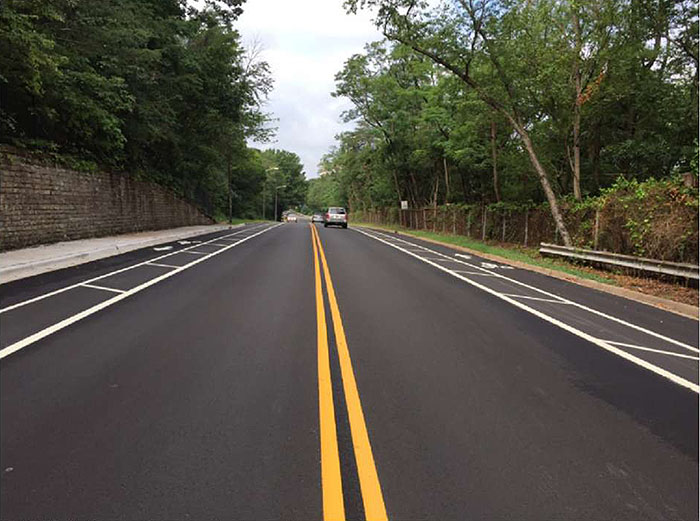
#> input picture road2.jpg, 700 x 521 px
$ jupyter execute --allow-errors file.ipynb
#> lines starting #> are read from the running program, lines starting #| are printed output that depends on the picture
[cell 1]
import numpy as np
from PIL import Image
import matplotlib.pyplot as plt
import cv2

[cell 2]
#loading the image and dispalying it
image = Image.open('road2.jpg')
#> image is the input picture: PIL image 700x521 RGB; mean R, G, B 87.6, 84, 72.9
image = image.convert('RGB')
plt.imshow(image)
plt.title("Original Image")
plt.show()

[cell 3]
#converting the image into a np.array
image_resized = image.resize((image.width // 3, image.height // 3))  # Reduce size by a factor of 4
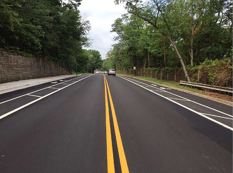
#> image_resized: PIL image 233x173 RGB; mean R, G, B 87.5, 84, 72.8
image_bgr = cv2.cvtColor(np.array(image_resized), cv2.COLOR_RGB2BGR)
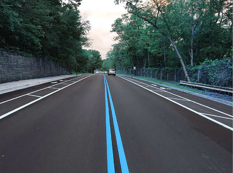
#> image_bgr: shape (173, 233, 3); mean R, G, B 72.8, 84, 87.5
sharpening_kernel = np.array([[0, -1, 0],
                               [-1, 5, -1],
                               [0, -1, 0]])
sharpened_image_bgr = cv2.filter2D(image_bgr, -1, sharpening_kernel)
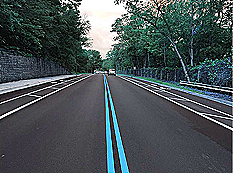
#> sharpened_image_bgr: shape (173, 233, 3); mean R, G, B 73.5, 83.4, 86.2
sharpened_image_rgb = cv2.cvtColor(sharpened_image_bgr, cv2.COLOR_BGR2RGB)
image_np = np.array(sharpened_image_rgb)
image_np.shape
#> Out = (173, 233, 3)

[cell 4]
plt.imshow(image_np)

[cell 5]
#reshaping for further use
pixels = image_np.reshape(-1,3)
pixels.shape
#> Out = (40309, 3)

[cell 6]
from scipy.cluster.hierarchy import linkage, dendrogram, fcluster
#> (the rest of this cell did not finish here and is left out)

[cell 7]
# Define the number of clusters
num_clusters = 6  # Adjust based on the image complexity

# Assign each pixel to a cluster
#> (the rest of this cell did not finish here and is left out)

[cell 8]
# Map each cluster to a random color
segmented_image = np.zeros_like(image_np)
#> (the rest of this cell did not finish here and is left out)

[cell 9]
from skimage.feature import canny
from skimage.color import rgb2gray

# Convert segmented image to grayscale
gray_segmented = rgb2gray(segmented_image)
#> segmented_image: shape (173, 233, 3); every value is 0

# Apply edge detection
edges = canny(gray_segmented, sigma=1.4)
#> gray_segmented: shape (173, 233) float64; every value is 0

# Display edges
plt.imshow(edges, cmap='gray')
plt.title("Edge Detection for Lanes")
plt.axis('off')
plt.show()
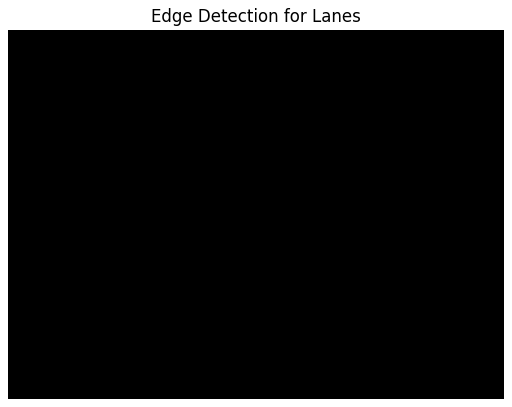
#> figure drawn by matplotlib, 1 panel

[cell 10]
overlay = cv2.addWeighted(image_np, 0.6, segmented_image, 0.4, 0)
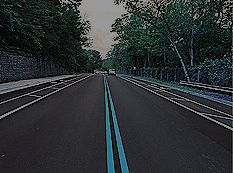
#> overlay: shape (173, 233, 3); mean B, G, R 51.7, 50, 44.1
plt.imshow(overlay)
plt.title("Overlay of Original and Segmentation")
plt.axis('off')
plt.show()
